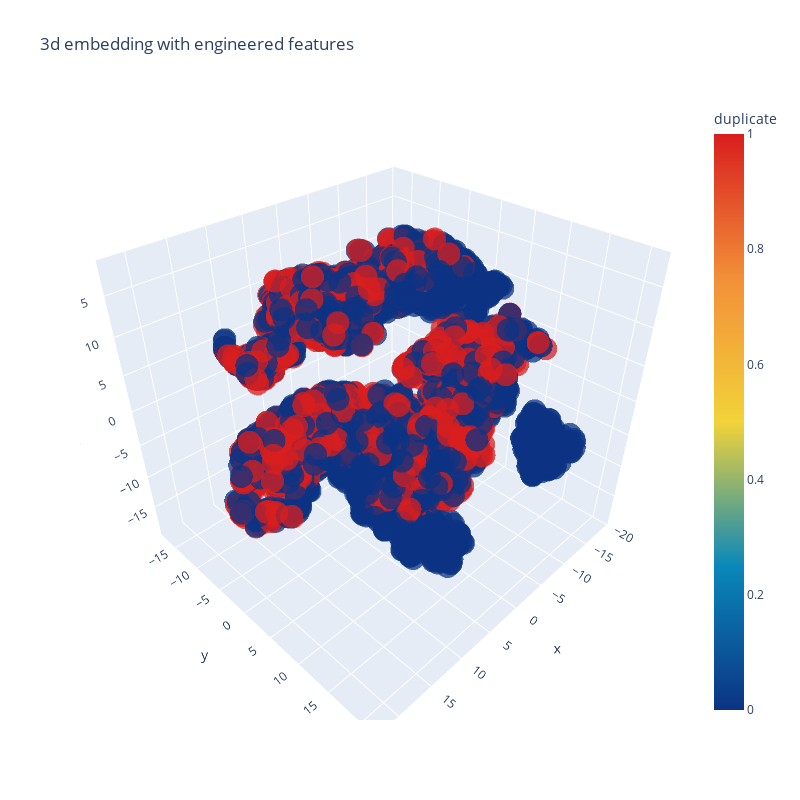

Notebook source saved alongside this figure:
### Code cell
trace1 = go.Scatter3d(
    x=tsne3d[:,0],
    y=tsne3d[:,1],
    z=tsne3d[:,2],
    mode='markers',
    marker=dict(
        sizemode='diameter',
        color = y,
        colorscale = 'Portland',
        colorbar = dict(title = 'duplicate'),
        line=dict(color='rgb(255, 255, 255)'),
        opacity=0.75
    )
)

data=[trace1]
layout=dict(height=800, width=800, title='3d embedding with engineered features')
fig=dict(data=data, layout=layout)
py.iplot(fig, filename='3DBubble')

### Figure 1 — Plotly figure (JSON) as saved in the notebook; plotly's stock layout.template omitted (floating-point values rounded to 4 significant figures; data arrays with more than 128 entries replaced by an {"elided": "..."} marker saying what was removed)
{"data": [{"y": {"elided": "5000 float values"}, "mode": "markers", "marker": {"opacity": 0.75, "colorscale": [[0, "rgb(12,51,131)"], [0.25, "rgb(10,136,186)"], [0.5, "rgb(242,211,56)"], [0.75, "rgb(242,143,56)"], [1, "rgb(217,30,30)"]], "color": {"elided": "5000 int values"}, "colorbar": {"title": {"text": "duplicate"}}, "sizemode": "diameter", "line": {"color": "rgb(255, 255, 255)"}}, "x": {"elided": "5000 float values"}, "z": {"elided": "5000 float values"}, "type": "scatter3d"}], "layout": {"width": 800, "title": {"text": "3d embedding with engineered features"}, "height": 800}}
